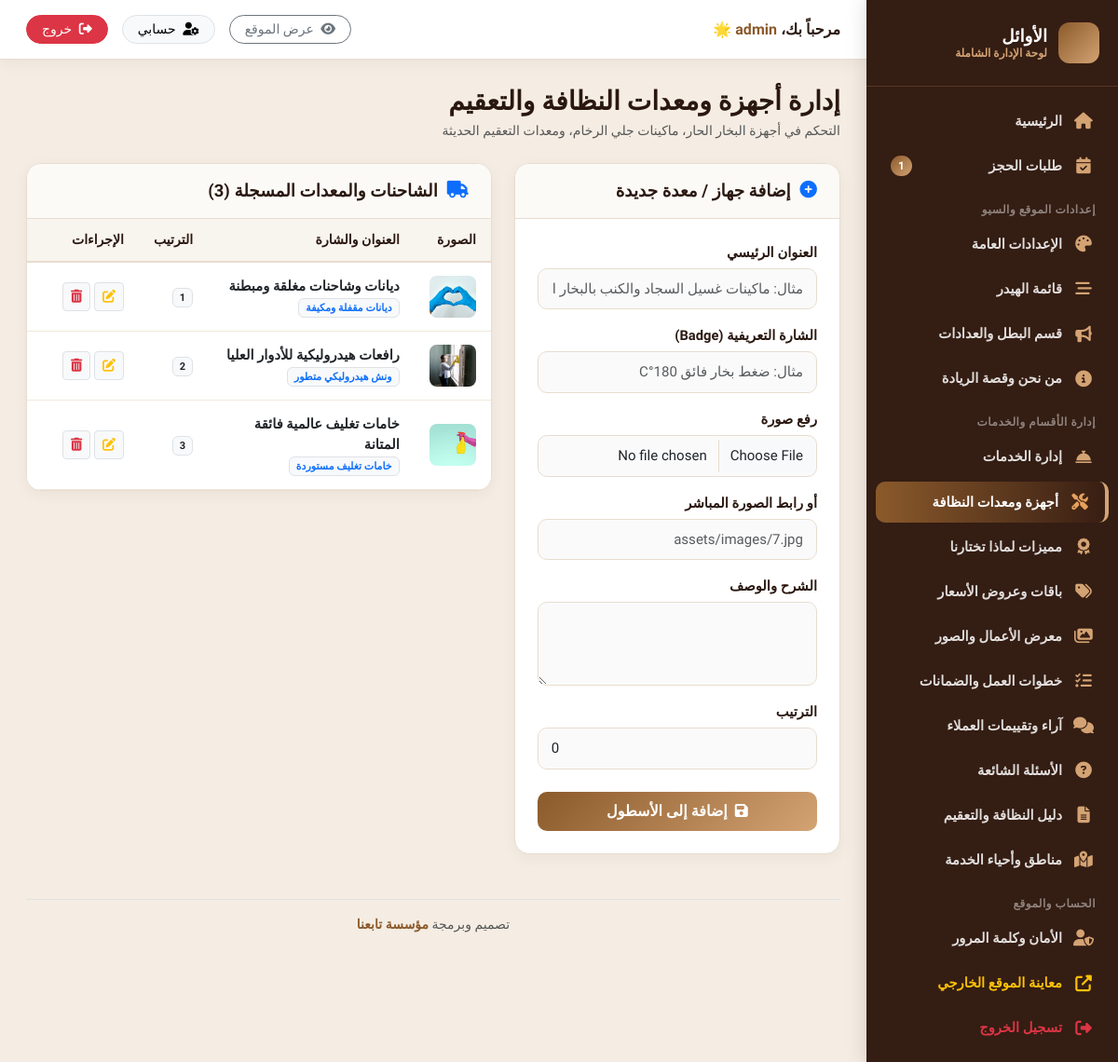
The app's page /admin/fleet.php (signed in), older data.
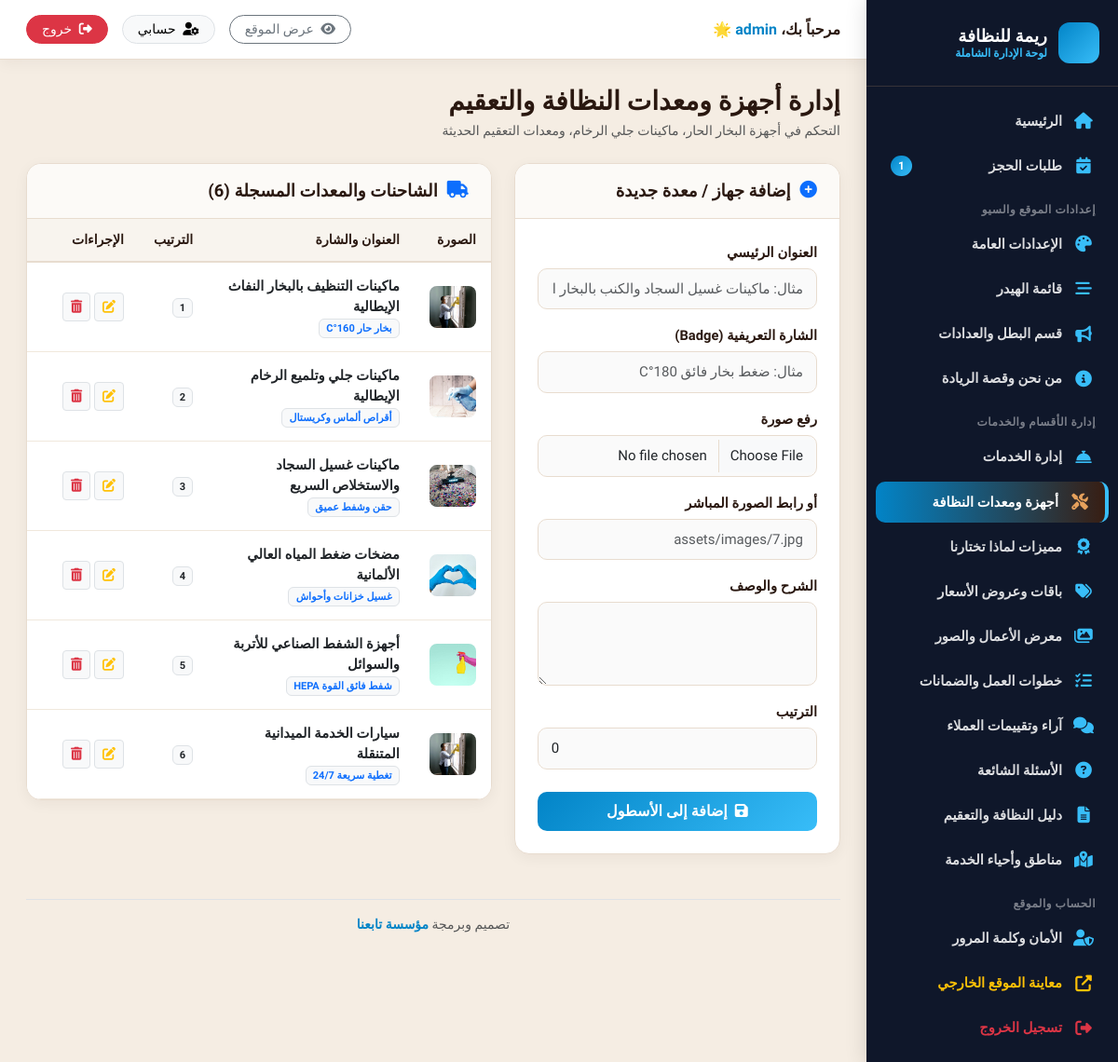
The same page, newer data.
### tables this page shows
CREATE TABLE fleet (
  id INTEGER PRIMARY KEY AUTOINCREMENT,
  title TEXT NOT NULL,
  badge TEXT NOT NULL,
  image TEXT NOT NULL,
  description TEXT NOT NULL,
  sort_order INTEGER DEFAULT 0
);

### includes/functions.php (called while the page is built, shortened)
<?php
function get_all_settings() {
    return $GLOBALS['_cached_settings'];
}
function get_setting($key, $default = '') {
    $settings = get_all_settings();
    return isset($settings[$key]) && $settings[$key] !== '' ? $settings[$key] : $default;
}
function asset_url($path) {
    return SITE_URL . '/' . ltrim($path, '/');
}

### admin/fleet.php (the view, shortened to what this page needs)
<?php
require_once __DIR__ . '/includes/admin_header.php';
$edit_fleet = null;
$fleet = $pdo->query("SELECT * FROM fleet ORDER BY sort_order ASC, id ASC")->fetchAll();
?>
<div class="d-flex align-items-center justify-content-between mb-4">
  <div>
    <h3 class="fw-bold mb-1" style="color:var(--text-dark);">إدارة أجهزة ومعدات النظافة والتعقيم</h3>
    <p class="text-muted small mb-0">التحكم في أجهزة البخار الحار، ماكينات جلي الرخام، ومعدات التعقيم الحديثة</p>
  </div>
</div>
<div class="row g-4">
  <div class="col-lg-5">
    <div class="content-card">
      <div class="content-card-header">
        <h5>
          <i class="fas <?= $edit_fleet ? 'fa-edit text-warning' : 'fa-plus-circle text-primary' ?>"></i>
          <?= $edit_fleet ? 'تعديل الجهاز / المعدة' : 'إضافة جهاز / معدة جديدة' ?>
        </h5>
      </div>
      <div class="content-card-body">
        <form method="POST" action="fleet.php" enctype="multipart/form-data">
          <div class="mb-3">
            <label class="form-label">العنوان الرئيسي</label>
            <input type="text" name="title" class="form-control" value="<?= htmlspecialchars($edit_fleet['title'] ?? '') ?>" required placeholder="مثال: ماكينات غسيل السجاد والكنب بالبخار الحار" />
          </div>
          <div class="mb-3">
            <label class="form-label">الشارة التعريفية (Badge)</label>
            <input type="text" name="badge" class="form-control" value="<?= htmlspecialchars($edit_fleet['badge'] ?? '') ?>" placeholder="مثال: ضغط بخار فائق 180°C" />
          </div>
          <div class="mb-3">
            <label class="form-label">رفع صورة</label>
            <input type="file" name="image_file" class="form-control img-preview-input" data-preview-target="fleetPreview" accept="image/*" />
          </div>
          <div class="mb-3">
            <label class="form-label">أو رابط الصورة المباشر</label>
            <input type="text" name="image_url" class="form-control" value="<?= htmlspecialchars($edit_fleet['image'] ?? '') ?>" placeholder="assets/images/7.jpg" />
          </div>
          <div class="mb-3">
            <label class="form-label">الشرح والوصف</label>
            <textarea name="description" class="form-control" rows="3" required><?= htmlspecialchars($edit_fleet['description'] ?? '') ?></textarea>
          </div>
          <div class="mb-4">
            <label class="form-label">الترتيب</label>
            <input type="number" name="sort_order" class="form-control" value="<?= htmlspecialchars($edit_fleet['sort_order'] ?? 0) ?>" />
          </div>
          <button type="submit" class="btn btn-admin-primary w-100">
            <i class="fas fa-save me-1"></i> <?= $edit_fleet ? 'حفظ التعديل' : 'إضافة إلى الأسطول' ?>
          </button>
        </form>
      </div>
    </div>
  </div>
  <div class="col-lg-7">
    <div class="content-card">
      <div class="content-card-header">
        <h5><i class="fas fa-truck text-primary"></i> الشاحنات والمعدات المسجلة (<?= count($fleet) ?>)</h5>
      </div>
      <div class="content-card-body p-0">
        <div class="table-responsive">
          <table class="table table-hover align-middle mb-0">
            <thead>
              <tr>
                <th width="60">الصورة</th>
                <th>العنوان والشارة</th>
                <th>الترتيب</th>
                <th width="120">الإجراءات</th>
              </tr>
            </thead>
            <tbody>
              <?php foreach ($fleet as $f): ?>
              <tr>
                <td>
                  <img src="<?= htmlspecialchars(asset_url($f['image'])) ?>" alt="" style="width:50px;height:45px;border-radius:8px;object-fit:cover;" />
                </td>
                <td>
                  <strong class="d-block text-dark"><?= htmlspecialchars($f['title']) ?></strong>
                  <span class="badge bg-light text-primary border"><?= htmlspecialchars($f['badge']) ?></span>
                </td>
                <td><span class="badge bg-light text-dark border"><?= $f['sort_order'] ?></span></td>
                <td>
                  <a href="fleet.php?edit_id=<?= $f['id'] ?>" class="btn btn-sm btn-light border" title="تعديل">
                    <i class="fas fa-edit text-warning"></i>
                  </a>
                  <a href="fleet.php?delete_id=<?= $f['id'] ?>" class="btn btn-sm btn-light border confirm-delete" title="حذف">
                    <i class="fas fa-trash-alt text-danger"></i>
                  </a>
                </td>
              </tr>
              <?php endforeach; ?>
            </tbody>
          </table>
        </div>
      </div>
    </div>
  </div>
</div>
<?php require_once __DIR__ . '/includes/admin_footer.php'; ?>

### admin/includes/admin_header.php (shortened to what this page needs)
<?php
require_once __DIR__ . '/../../includes/functions.php';
$current_page = basename($_SERVER['PHP_SELF']);
try {
    $new_bookings_count = (int)$pdo->query("SELECT COUNT(*) FROM bookings WHERE status = 'new'")->fetchColumn();
} catch (Exception $e) {
    $new_bookings_count = 0;
}
$site_short_name = get_setting('site_short_name', 'ريمة للنظافة');
?>
<!DOCTYPE html>
<html lang="ar" dir="rtl">
<head>
  <link rel="stylesheet" href="https://cdn.jsdelivr.net/npm/bootstrap@5.3.2/dist/css/bootstrap.rtl.min.css">
  <link rel="stylesheet" href="https://cdnjs.cloudflare.com/ajax/libs/font-awesome/6.5.1/css/all.min.css">
  <link rel="stylesheet" href="/admin/assets/css/admin.css">
</head>
<body>
<div class="admin-wrapper">
  <aside class="admin-sidebar">
    <div class="sidebar-header">
      <div class="sidebar-brand-icon"><i class="fas fa-sparkles"></i></div>
      <div class="sidebar-brand-title">
        <?= htmlspecialchars($site_short_name) ?>
        <small>لوحة الإدارة الشاملة</small>
      </div>
    </div>
    <ul class="sidebar-menu">
      <li>
        <a href="index.php" class="sidebar-link <?= $current_page == 'index.php' ? 'active' : '' ?>">
          <i class="fas fa-home"></i> الرئيسية
        </a>
      </li>
      <li>
        <a href="bookings.php" class="sidebar-link <?= $current_page == 'bookings.php' ? 'active' : '' ?>">
          <i class="fas fa-calendar-check"></i> طلبات الحجز
          <?php if ($new_bookings_count > 0): ?>
            <span class="sidebar-badge"><?= $new_bookings_count ?></span>
          <?php endif; ?>
        </a>
      </li>
      <li class="sidebar-menu-header">إعدادات الموقع والسيو</li>
      <li>
        <a href="settings.php" class="sidebar-link <?= $current_page == 'settings.php' ? 'active' : '' ?>">
          <i class="fas fa-palette"></i> الإعدادات العامة
        </a>
      </li>
      <li>
        <a href="nav.php" class="sidebar-link <?= $current_page == 'nav.php' ? 'active' : '' ?>">
          <i class="fas fa-bars-staggered"></i> قائمة الهيدر
        </a>
      </li>
      <li>
        <a href="hero.php" class="sidebar-link <?= $current_page == 'hero.php' ? 'active' : '' ?>">
          <i class="fas fa-bullhorn"></i> قسم البطل والعدادات
        </a>
      </li>
      <li>
        <a href="about.php" class="sidebar-link <?= $current_page == 'about.php' ? 'active' : '' ?>">
          <i class="fas fa-info-circle"></i> من نحن وقصة الريادة
        </a>
      </li>
      <li class="sidebar-menu-header">إدارة الأقسام والخدمات</li>
      <li>
        <a href="services.php" class="sidebar-link <?= $current_page == 'services.php' ? 'active' : '' ?>">
          <i class="fas fa-concierge-bell"></i> إدارة الخدمات
        </a>
      </li>
      <li>
        <a href="fleet.php" class="sidebar-link <?= $current_page == 'fleet.php' ? 'active' : '' ?>">
          <i class="fas fa-tools"></i> أجهزة ومعدات النظافة
        </a>
      </li>
      <li>
        <a href="whyus.php" class="sidebar-link <?= $current_page == 'whyus.php' ? 'active' : '' ?>">
          <i class="fas fa-award"></i> مميزات لماذا تختارنا
        </a>
      </li>
      <li>
        <a href="packages.php" class="sidebar-link <?= $current_page == 'packages.php' ? 'active' : '' ?>">
          <i class="fas fa-tags"></i> باقات وعروض الأسعار
        </a>
      </li>
      <li>
        <a href="gallery.php" class="sidebar-link <?= $current_page == 'gallery.php' ? 'active' : '' ?>">
          <i class="fas fa-images"></i> معرض الأعمال والصور
        </a>
      </li>
      <li>
        <a href="process_guarantees.php" class="sidebar-link <?= $current_page == 'process_guarantees.php' ? 'active' : '' ?>">
          <i class="fas fa-tasks"></i> خطوات العمل والضمانات
        </a>
      </li>
      <li>
        <a href="testimonials.php" class="sidebar-link <?= $current_page == 'testimonials.php' ? 'active' : '' ?>">
          <i class="fas fa-comments"></i> آراء وتقييمات العملاء
        </a>
      </li>
      <li>
        <a href="faqs.php" class="sidebar-link <?= $current_page == 'faqs.php' ? 'active' : '' ?>">
          <i class="fas fa-question-circle"></i> الأسئلة الشائعة
        </a>
      </li>
      <li>
        <a href="seo_guide.php" class="sidebar-link <?= $current_page == 'seo_guide.php' ? 'active' : '' ?>">
          <i class="fas fa-file-alt"></i> دليل النظافة والتعقيم
        </a>
      </li>
      <li>
        <a href="areas.php" class="sidebar-link <?= $current_page == 'areas.php' ? 'active' : '' ?>">
          <i class="fas fa-map-marked-alt"></i> مناطق وأحياء الخدمة
        </a>
      </li>
      <li class="sidebar-menu-header">الحساب والموقع</li>
      <li>
        <a href="profile.php" class="sidebar-link <?= $current_page == 'profile.php' ? 'active' : '' ?>">
          <i class="fas fa-user-shield"></i> الأمان وكلمة المرور
        </a>
      </li>
      <li>
        <a href="../index.php" target="_blank" class="sidebar-link text-warning">
          <i class="fas fa-external-link-alt text-warning"></i> معاينة الموقع الخارجي
        </a>
      </li>
      <li>
        <a href="logout.php" class="sidebar-link text-danger">
          <i class="fas fa-sign-out-alt text-danger"></i> تسجيل الخروج
        </a>
      </li>
    </ul>
  </aside>
  <div class="admin-main">
    <header class="admin-topbar">
      <div class="fw-bold d-none d-md-block" style="color:var(--text-dark);">
        مرحباً بك، <span style="color:var(--primary);"><?= htmlspecialchars($_SESSION['admin_username'] ?? 'المدير') ?></span> 🌟
      </div>
      <div class="topbar-user">
        <a href="../index.php" target="_blank" class="btn btn-sm btn-outline-secondary rounded-pill px-3">
          <i class="fas fa-eye me-1"></i> عرض الموقع
        </a>
        <a href="profile.php" class="btn btn-sm btn-light rounded-pill px-3 border">
          <i class="fas fa-user-cog me-1"></i> حسابي
        </a>
        <a href="logout.php" class="btn btn-sm btn-danger rounded-pill px-3">
          <i class="fas fa-sign-out-alt me-1"></i> خروج
        </a>
      </div>
    </header>
    <main class="admin-content">

### admin/includes/admin_footer.php (shortened to what this page needs)
      <footer class="text-center py-3 text-muted small mt-4 border-top">
        تصميم وبرمجة <a href="https://tab3na.com" target="_blank" rel="noopener" class="text-decoration-none fw-bold" style="color:var(--sidebar-active, #8B5A2B);">مؤسسة تابعنا</a>
      </footer>
    </main>
  </div>
</div>
</body>
</html>

### admin/assets/css/admin.css (style rules this page uses)
:root { --sidebar-bg: #23120B; --sidebar-hover: #381E13; --sidebar-active: #8B5A2B; --primary: #8B5A2B; --primary-hover: #6B421E; --accent: #D4A373; --accent-bright: #E6A15C; --body-bg: #F5EDE3; --card-bg: #FFFFFF; --text-dark: #2A1810; --text-muted: #73645A; --border-color: #E8DCCF; --radius-lg: 16px; --radius-md: 10px; --shadow-sm: 0 4px 15px rgba(42,24,16,0.05); --shadow-md: 0 8px 25px rgba(42,24,16,0.08); }
body { font-family: 'Cairo', sans-serif; background-color: var(--body-bg); color: var(--text-dark); margin: 0; padding: 0; overflow-x: hidden; }
.admin-wrapper { display: flex; min-height: 100vh; }
.admin-sidebar { width: 270px; background: var(--sidebar-bg); color: #FFFFFF; flex-shrink: 0; display: flex; flex-direction: column; transition: all 0.3s ease; z-index: 1000; box-shadow: 4px 0 25px rgba(0,0,0,0.2); }
.sidebar-header { padding: 24px 20px; border-bottom: 1px solid rgba(212,163,115,0.2); display: flex; align-items: center; gap: 12px; }
.sidebar-brand-icon { width: 44px; height: 44px; background: linear-gradient(135deg, var(--primary), var(--accent-bright)); border-radius: 12px; display: flex; align-items: center; justify-content: center; font-size: 1.3rem; color: white; }
.sidebar-brand-title { font-size: 1.15rem; font-weight: 800; line-height: 1.2; }
.sidebar-brand-title small { display: block; font-size: 0.75rem; color: var(--accent); font-weight: 600; }
.sidebar-menu { list-style: none; padding: 15px 10px; margin: 0; flex-grow: 1; overflow-y: auto; }
.sidebar-menu-header { font-size: 0.75rem; text-transform: uppercase; color: rgba(255,255,255,0.45); padding: 12px 14px 6px; font-weight: 800; letter-spacing: 0.5px; }
.sidebar-link { display: flex; align-items: center; gap: 12px; padding: 11px 16px; color: rgba(255,255,255,0.85); text-decoration: none; border-radius: var(--radius-md); margin-bottom: 4px; font-weight: 600; font-size: 0.92rem; transition: all 0.25s ease; }
.sidebar-link i { font-size: 1.1rem; width: 22px; text-align: center; color: var(--accent); transition: color 0.25s ease; }
.sidebar-link.active { background: linear-gradient(90deg, var(--primary), var(--sidebar-hover)); color: #FFFFFF; font-weight: 800; border-right: 4px solid var(--accent-bright); }
.sidebar-link.active i { color: var(--accent-bright); }
.sidebar-badge { margin-right: auto; margin-left: 0; background: #E63946; color: white; padding: 2px 8px; border-radius: 50px; font-size: 0.75rem; font-weight: 800; }
.admin-main { flex-grow: 1; display: flex; flex-direction: column; min-width: 0; }
.admin-topbar { background: #FFFFFF; padding: 16px 28px; display: flex; align-items: center; justify-content: space-between; border-bottom: 1px solid var(--border-color); box-shadow: var(--shadow-sm); }
.topbar-user { display: flex; align-items: center; gap: 15px; }
.admin-content { padding: 28px; flex-grow: 1; }
.content-card { background: #FFFFFF; border-radius: var(--radius-lg); border: 1px solid var(--border-color); box-shadow: var(--shadow-sm); margin-bottom: 24px; overflow: hidden; }
.content-card-header { padding: 18px 24px; border-bottom: 1px solid var(--border-color); display: flex; align-items: center; justify-content: space-between; background: #FCFAF7; }
.content-card-header h5 { margin: 0; font-weight: 800; font-size: 1.15rem; color: var(--text-dark); display: flex; align-items: center; gap: 10px; }
.content-card-body { padding: 24px; }
.btn-admin-primary { background: linear-gradient(135deg, var(--primary), var(--primary-hover)); color: white; border: none; font-weight: 700; border-radius: var(--radius-md); padding: 9px 20px; transition: all 0.25s ease; }
.form-label { font-weight: 700; font-size: 0.92rem; color: var(--text-dark); margin-bottom: 6px; }
.form-control, .form-select { border: 1.5px solid var(--border-color); border-radius: var(--radius-md); padding: 10px 14px; font-family: 'Cairo', sans-serif; font-size: 0.94rem; background-color: #FAFAFA; transition: border-color 0.25s, box-shadow 0.25s; }
.table { margin-bottom: 0; vertical-align: middle; }
.table thead th { background-color: #F8F4EE; font-weight: 800; font-size: 0.88rem; color: var(--text-dark); border-bottom: 2px solid var(--border-color); padding: 12px 16px; }
.table tbody td { padding: 14px 16px; font-size: 0.92rem; border-bottom: 1px solid #F0E8DC; }

Row changes from the older to the newer data that the page shows:
removed fleet: image (picture), title "ديانات وشاحنات مغلقة ومبطنة", badge "ديانات مقفلة ومكيفة", sort_order "1"
removed fleet: image (picture), title "رافعات هيدروليكية للأدوار العليا", badge "ونش هيدروليكي متطور", sort_order "2"
removed fleet: image (picture), title "خامات تغليف عالمية فائقة المتانة", badge "خامات تغليف مستوردة", sort_order "3"
added fleet: image (picture), title "ماكينات التنظيف بالبخار النفاث الإيطالية", badge "بخار حار 160°C", sort_order "1"
added fleet: image (picture), title "ماكينات جلي وتلميع الرخام الإيطالية", badge "أقراص ألماس وكريستال", sort_order "2"
added fleet: image (picture), title "ماكينات غسيل السجاد والاستخلاص السريع", badge "حقن وشفط عميق", sort_order "3"
added fleet: image (picture), title "مضخات ضغط المياه العالي الألمانية", badge "غسيل خزانات وأحواش", sort_order "4"
added fleet: image (picture), title "أجهزة الشفط الصناعي للأتربة والسوائل", badge "شفط فائق القوة HEPA", sort_order "5"
added fleet: image (picture), title "سيارات الخدمة الميدانية المتنقلة", badge "تغطية سريعة 24/7", sort_order "6"
Text that changed along with them:
$site_short_name: "الأوائل" → "ريمة للنظافة"
count($fleet): "3" → "6"
